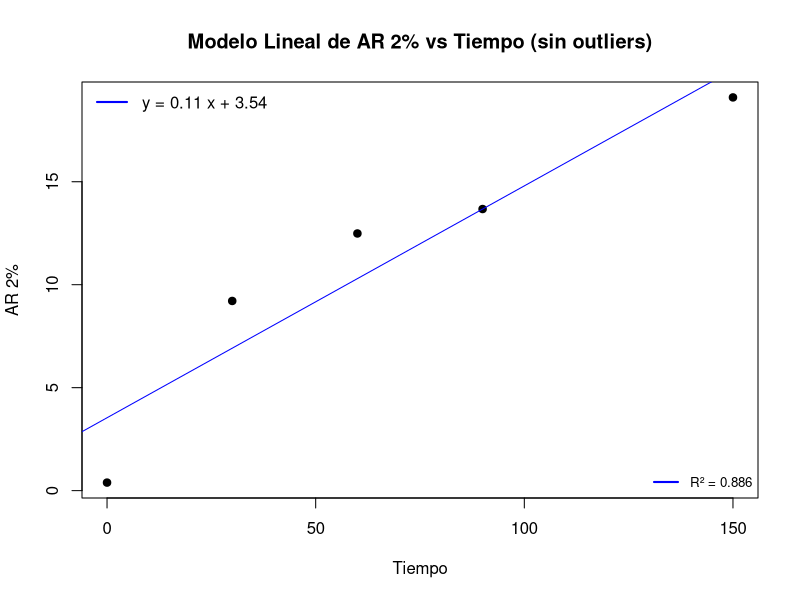
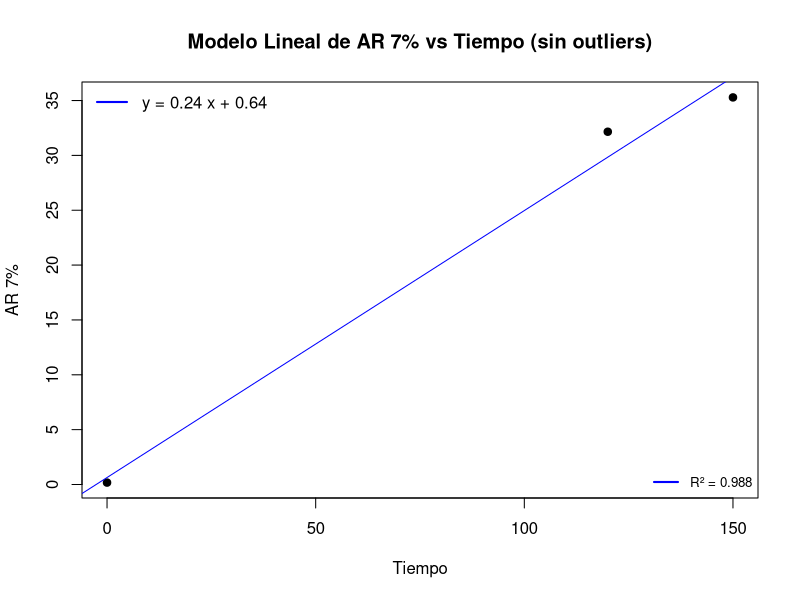
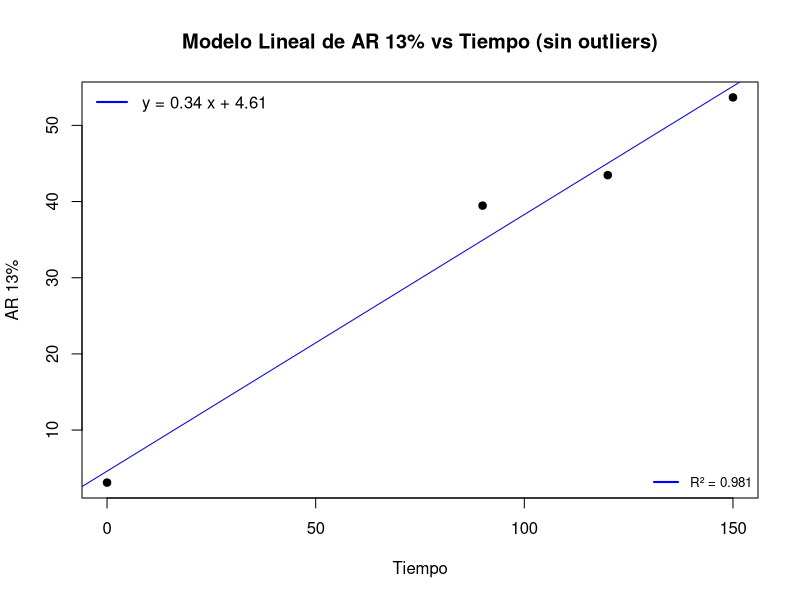
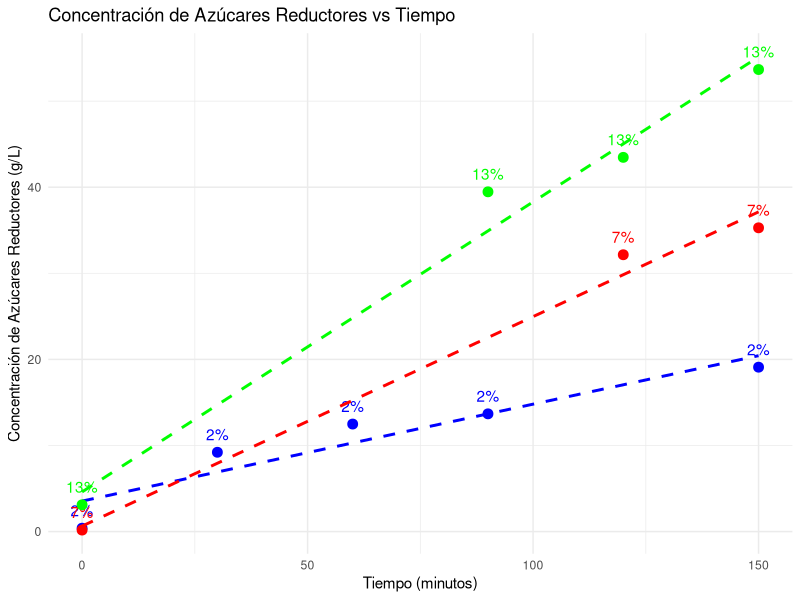
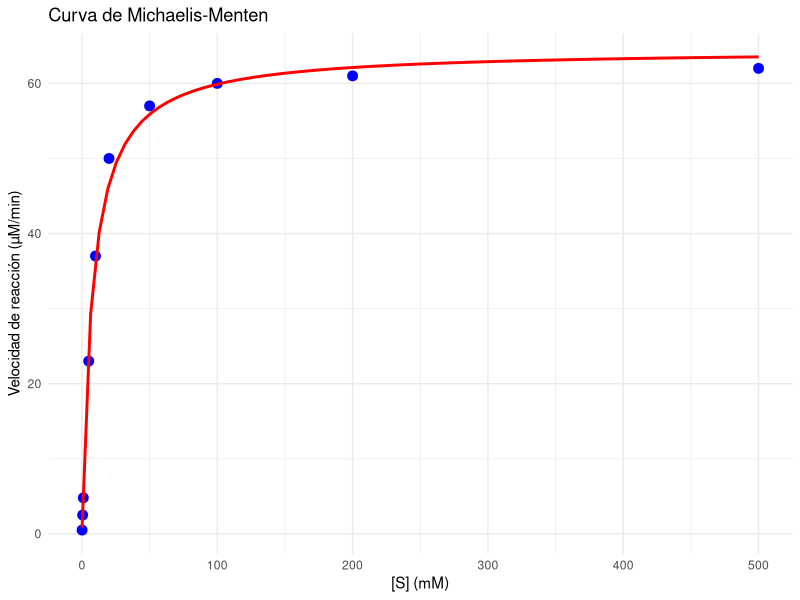

Here is the R script that generated these plots, in order:

## Librerias y datos

# install.packages("ggplot2")
# install.packages("readxl")

# Cargar librerías necesarias
library(ggplot2)
library(readxl)

data <- read_excel("datos_absorbancia.xlsx")

# Función para filtrar los datos

filtrar_datos <- function(data, variable) {
  # Verificar que la variable está en el dataframe
  if (!variable %in% colnames(data)) {
    stop(paste("La variable", variable, "no se encuentra en el dataframe."))
  }
  
  # Seleccionar solo la columna "Tiempo" y la variable especificada
  datos_filtrados <- data[, c("Tiempo", variable)]  # Asegúrate de que "Tiempo" también esté presente
  
  # Eliminar filas con NA
  datos_filtrados <- na.omit(datos_filtrados)  # Eliminar filas con NA
  
  # Eliminar valores que son mayores que el siguiente
  i <- 1
  while (i < nrow(datos_filtrados)) {
    if (datos_filtrados[[variable]][i] > datos_filtrados[[variable]][i + 1]) {
      datos_filtrados <- datos_filtrados[-i, ]  # Eliminar el valor actual
    } else {
      i <- i + 1
    }
  }
  
  # Inicializar el índice
  i <- 1
  
  # Iterar sobre los valores
  while (i < nrow(datos_filtrados)) {
    # Compara el valor actual con el siguiente
    if (i < nrow(datos_filtrados) - 1 && 
        (datos_filtrados[[variable]][i + 1] - datos_filtrados[[variable]][i]) > 30) {
      # Si hay un salto mayor a 30, eliminar el siguiente valor
      datos_filtrados <- datos_filtrados[-(i + 1), ]
      i <- i + 1
      # No incrementar i, ya que hemos eliminado un elemento
    } else {
      i <- i + 1  # Solo incrementar si no se elimina
    }
  }
  
  return(datos_filtrados)  # Devolver el dataframe filtrado
}
###


## Parte de Azucares reductores

# Convertir absorbancia a concentración de azúcares reductores usando una fórmula ficticia
# Aquí asumimos que la relación es [Azúcares Reductores] = m * Abs + c
# Ajustar los valores de 'm' y 'c' según la curva de calibración de tu experimento
m <- 1.7713
c <- -0.0478

# Calcular concentración de azúcares reductores para cada absorbancia
ar_e1 <- m * data$`Absorbancia 1` + c
ar_e2 <- m * data$`Absorbancia 2` + c
ar_e3 <- m * data$`Absorbancia 3` + c

# Crear un dataframe con los datos

AR <- data.frame(
  Tiempo = data$Tiempo,
  AR_Ensayo_1 = ar_e1,
  AR_Ensayo_2 = ar_e2,
  AR_Ensayo_3 = ar_e3
)

print(AR)

# Filtrar los datos para "AR 2%", "AR 7%", o "AR 13%"
datos_filtrados_ar2 <- filtrar_datos(data, "AR 2%")
datos_filtrados_ar7 <- filtrar_datos(data, "AR 7%")
datos_filtrados_ar13 <- filtrar_datos(data, "AR 13%")



# Graficar los datos de azúcares reductores vs tiempo para las tres concentraciones de almidón
#ggplot() +
 # geom_point(data = AR, aes(x = Tiempo, y = AR_Ensayo_1), color = "blue", size = 3, label="2%") +
  #geom_smooth(data = AR, aes(x = Tiempo, y = AR_Ensayo_1), method = "lm", se = FALSE, color = "blue", linetype = "dashed") +
  #geom_point(data = AR, aes(x = Tiempo, y = AR_Ensayo_2), color = "red", size = 3, label="7%") +
  #geom_smooth(data = AR, aes(x = Tiempo, y = AR_Ensayo_2), method = "lm", se = FALSE, color = "red", linetype = "dashed") +
  #geom_point(data = AR, aes(x = Tiempo, y = AR_Ensayo_3), color = "green", size = 3, label="13%") +
  #geom_smooth(data = AR, aes(x = Tiempo, y = AR_Ensayo_3), method = "lm", se = FALSE, color = "green", linetype = "dashed") +
  #labs(title = "Concentración de Azúcares Reductores vs Tiempo para diferentes concentraciones de almidón",
  #     x = "Tiempo (minutos)",
  #    y = "Concentración de Azúcares Reductores (g/L)") +
  #theme_minimal()


# Calcular la pendiente usando un modelo lineal para cada concentración
#modelo_2 <- lm(AR_Ensayo_1 ~ Tiempo, data = AR)
#modelo_7 <- lm(AR_Ensayo_2 ~ Tiempo, data = AR)
#modelo_13 <- lm(AR_Ensayo_3 ~ Tiempo, data = AR)

modelo_2 <- lm(`AR 2%` ~ Tiempo, data = datos_filtrados_ar2)
modelo_7 <- lm(`AR 7%` ~ Tiempo, data = datos_filtrados_ar7)
modelo_13 <- lm(`AR 13%` ~ Tiempo, data = datos_filtrados_ar13)


# 2 %
plot(datos_filtrados_ar2$Tiempo, datos_filtrados_ar2$`AR 2%`, 
     main = "Modelo Lineal de AR 2% vs Tiempo (sin outliers)", 
     xlab = "Tiempo", 
     ylab = "AR 2%", 
     pch = 19)

# Agregar la línea de tendencia
abline(modelo_2, col = "blue")

# Agregar la ecuación de la recta al gráfico
eq_sin_outliers <- paste("y =", round(coef(modelo_2)[2], 2), "x +", round(coef(modelo_2)[1], 2))
legend("topleft", legend = eq_sin_outliers, bty = "n", col = "blue", lwd = 2)

# Calcular R^2
r_squared <- summary(modelo_2)$r.squared
r_squared_text <- paste("R² =", round(r_squared, 3))

# Agregar solo R² al gráfico
legend("bottomright", legend = r_squared_text, bty = "n", col = "blue", lwd = 2, cex = 0.8)

# 7 %
# Graficar los datos sin outliers
plot(datos_filtrados_ar7$Tiempo, datos_filtrados_ar7$`AR 7%`, 
     main = "Modelo Lineal de AR 7% vs Tiempo (sin outliers)", 
     xlab = "Tiempo", 
     ylab = "AR 7%", 
     pch = 19)

# Agregar la línea de tendencia
abline(modelo_7, col = "blue")

# Agregar la ecuación de la recta al gráfico
eq_filtrado <- paste("y =", round(coef(modelo_7)[2], 2), "x +", round(coef(modelo_7)[1], 2))
legend("topleft", legend = eq_filtrado, bty = "n", col = "blue", lwd = 2)

# Calcular R^2
r_squared <- summary(modelo_7)$r.squared
r_squared_text <- paste("R² =", round(r_squared, 3))

# Agregar solo R² al gráfico
legend("bottomright", legend = r_squared_text, bty = "n", col = "blue", lwd = 2, cex = 0.8)

# 13 %

# Graficar los datos filtrados
plot(datos_filtrados_ar13$Tiempo, datos_filtrados_ar13$`AR 13%`, 
     main = "Modelo Lineal de AR 13% vs Tiempo (sin outliers)", 
     xlab = "Tiempo", 
     ylab = "AR 13%", 
     pch = 19)

# Agregar la línea de tendencia
abline(modelo_13, col = "blue")

# Crear la ecuación de la recta
eq_filtrado <- paste("y =", round(coef(modelo_13)[2], 2), "x +", round(coef(modelo_13)[1], 2))

# Agregar la ecuación al gráfico
legend("topleft", legend = eq_filtrado, bty = "n", col = "blue", lwd = 2)

# Calcular R^2
r_squared <- summary(modelo_13)$r.squared
r_squared_text <- paste("R² =", round(r_squared, 3))

# Agregar solo R² al gráfico
legend("bottomright", legend = r_squared_text, bty = "n", col = "blue", lwd = 2, cex = 0.8)

# Mostrar los coeficientes del modelo (pendiente y ordenada al origen)
summary(modelo_2)
summary(modelo_7)
summary(modelo_13)

# Agregar el tercer conjunto de datos
ggplot() +
  geom_point(data = datos_filtrados_ar2, aes(x = Tiempo, y = `AR 2%`), color = "blue", size = 3) +
  geom_smooth(data = datos_filtrados_ar2, aes(x = Tiempo, y = `AR 2%`), method = "lm", se = FALSE, color = "blue", linetype = "dashed") +
  geom_text(data = datos_filtrados_ar2, aes(x = Tiempo, y = `AR 2%`, label = "2%"), vjust = -1, color = "blue") +
  
  geom_point(data = datos_filtrados_ar7, aes(x = Tiempo, y = `AR 7%`), color = "red", size = 3) +
  geom_smooth(data = datos_filtrados_ar7, aes(x = Tiempo, y = `AR 7%`), method = "lm", se = FALSE, color = "red", linetype = "dashed") +
  geom_text(data = datos_filtrados_ar7, aes(x = Tiempo, y = `AR 7%`, label = "7%"), vjust = -1, color = "red") +
  
  geom_point(data = datos_filtrados_ar13, aes(x = Tiempo, y = `AR 13%`), color = "green", size = 3) +
  geom_smooth(data = datos_filtrados_ar13, aes(x = Tiempo, y = `AR 13%`), method = "lm", se = FALSE, color = "green", linetype = "dashed") +
  geom_text(data = datos_filtrados_ar13, aes(x = Tiempo, y = `AR 13%`, label = "13%"), vjust = -1, color = "green") +
  
  labs(title = "Concentración de Azúcares Reductores vs Tiempo",
       x = "Tiempo (minutos)",
       y = "Concentración de Azúcares Reductores (g/L)") +
  theme_minimal()




## Parte para la actividad enzimatica

# Extraer la pendiente para cada concentración
pendiente_2 <- coef(modelo_2)[2]
pendiente_7 <- coef(modelo_7)[2]
pendiente_13 <- coef(modelo_13)[2]

# Parámetros adicionales para la actividad enzimática
volumen_ensayo <- 1  # Volumen del ensayo en mL (ajustar si es diferente)
coef_extincion_molar <- 6220  # Coeficiente de extinción molar para NADH (M^-1 cm^-1)
distancia_celda <- 1  # Distancia de la celda del espectrofotómetro (cm)

# Calcular la actividad enzimática (U.I.) para cada concentración
actividad_enzimatica_2 <- (pendiente_2 * volumen_ensayo) / (coef_extincion_molar * distancia_celda)
actividad_enzimatica_7 <- (pendiente_7 * volumen_ensayo) / (coef_extincion_molar * distancia_celda)
actividad_enzimatica_13 <- (pendiente_13 * volumen_ensayo) / (coef_extincion_molar * distancia_celda)

# Mostrar el valor de la actividad enzimática
cat("Actividad enzimática para 2%: ", actividad_enzimatica_2, "U.I.\n")
cat("Actividad enzimática para 7%: ", actividad_enzimatica_7, "U.I.\n")
cat("Actividad enzimática para 13%: ", actividad_enzimatica_13, "U.I.\n")

### Agregar modelo Michaelis-Menten

# Supongamos datos de concentración de sustrato [S] (en mM)
concentracion_sustrato <- c(0.1, 0.5, 1, 5, 10, 20, 50, 100, 200, 500)

# Datos simulados de velocidad de reacción (en µM/min)
velocidad <- c(0.5, 2.5, 4.8, 23, 37, 50, 57, 60, 61, 62)

# Ajustar el modelo de Michaelis-Menten usando nls
modelo_mm <- nls(velocidad ~ Vmax * concentracion_sustrato / (Km + concentracion_sustrato), 
                 start = list(Vmax = 65, Km = 10))

# Mostrar los resultados del modelo
summary(modelo_mm)

# Extraer Vmax y Km
Vmax <- coef(modelo_mm)["Vmax"]
Km <- coef(modelo_mm)["Km"]

cat("Vmax:", Vmax, "\n")
cat("Km:", Km, "\n")

# Graficar la curva de Michaelis-Menten
ggplot(data = data.frame(concentracion_sustrato, velocidad), aes(x = concentracion_sustrato, y = velocidad)) +
  geom_point(color = "blue", size = 3) +
  stat_smooth(method = "nls", formula = y ~ Vmax * x / (Km + x),
              method.args = list(start = list(Vmax = 65, Km = 10)), se = FALSE, color = "red") +
  labs(title = "Curva de Michaelis-Menten",
       x = "[S] (mM)",
       y = "Velocidad de reacción (µM/min)") +
  theme_minimal()

cat("Actividad enzimática para 13%: ", actividad_enzimatica_13, "U.I.\n")
